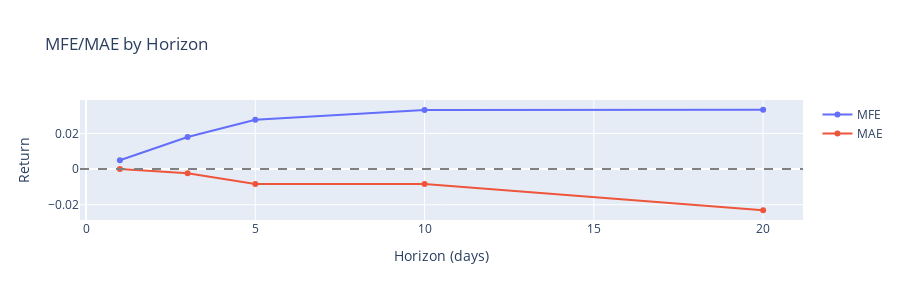

Source (notebook cell):
### Code cell
# === 7E: Plotly Evidence Panels ===

if 'ev_outcomes' in globals() and not ev_outcomes.empty:
    print("\n--- Generating Evidence Panels ---")
    
    # Panel 1: Net-R histogram with medians per horizon
    fig1 = make_subplots(
        rows=1, cols=len(HORIZONS),
        subplot_titles=[f'H={H}d' for H in HORIZONS],
        horizontal_spacing=0.1
    )
    
    for idx, H in enumerate(HORIZONS, 1):
        if H in ev_outcomes['H'].values and 'r_net' in ev_outcomes.columns:
            vals = ev_outcomes.loc[ev_outcomes['H'] == H, 'r_net'].dropna().values
            if len(vals) > 0:
                median = np.median(vals)
                fig1.add_trace(
                    go.Histogram(x=vals, nbinsx=15, name=f'H={H}d', showlegend=False),
                    row=1, col=idx
                )
                fig1.add_vline(x=median, line_dash="dash", line_color="red", row=1, col=idx)
    
    fig1.update_layout(title="Net Returns Distribution by Horizon", height=400)
    fig1.show()
    
    # Panel 2: MFE/MAE sparkline
    if 'mfe' in ev_outcomes.columns and 'mae' in ev_outcomes.columns:
        mfe_mae_data = []
        for H in HORIZONS:
            if H in ev_outcomes['H'].values:
                h_data = ev_outcomes[ev_outcomes['H'] == H]
                mfe_mae_data.append({
                    'H': H,
                    'MFE_median': np.median(h_data['mfe']),
                    'MAE_median': np.median(h_data['mae'])
                })
        
        if mfe_mae_data:
            mfe_mae_df = pd.DataFrame(mfe_mae_data)
            fig2 = go.Figure()
            fig2.add_trace(go.Scatter(x=mfe_mae_df['H'], y=mfe_mae_df['MFE_median'], name='MFE', mode='lines+markers'))
            fig2.add_trace(go.Scatter(x=mfe_mae_df['H'], y=mfe_mae_df['MAE_median'], name='MAE', mode='lines+markers'))
            fig2.add_hline(y=0, line_dash="dash", line_color="gray")
            fig2.update_layout(title="MFE/MAE by Horizon", xaxis_title="Horizon (days)", yaxis_title="Return", height=300)
            fig2.show()
    
    # Save panels
    artifacts_dir = Path("artifacts")
    artifacts_dir.mkdir(exist_ok=True)
    fig1.write_html(str(artifacts_dir / "evidence_panels.html"))
    print("✅ Evidence panels saved to artifacts/")
else:
    print("\nSkipping evidence panels (no forward outcomes)")

### Figure 1 — Plotly figure (JSON) as saved in the notebook; plotly's stock layout.template omitted (floating-point values rounded to 4 significant figures)
{"data": [{"mode": "lines+markers", "name": "MFE", "type": "scatter", "x": [1, 3, 5, 10, 20], "y": [0.004968, 0.01802, 0.02771, 0.03322, 0.0333]}, {"mode": "lines+markers", "name": "MAE", "type": "scatter", "x": [1, 3, 5, 10, 20], "y": [0.0, -0.002346, -0.008313, -0.008313, -0.02309]}], "layout": {"height": 300, "shapes": [{"line": {"color": "gray", "dash": "dash"}, "type": "line", "x0": 0, "x1": 1, "xref": "x domain", "y0": 0, "y1": 0, "yref": "y"}], "title": {"text": "MFE/MAE by Horizon"}, "xaxis": {"title": {"text": "Horizon (days)"}}, "yaxis": {"title": {"text": "Return"}}}}
